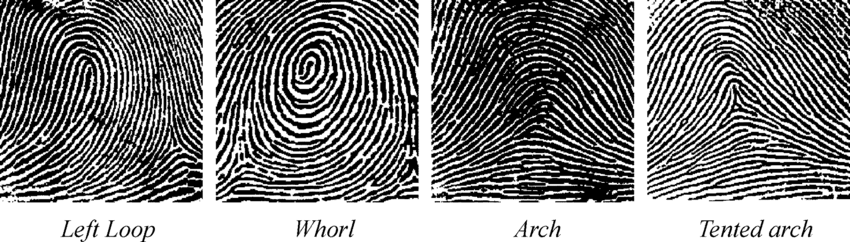
#> input picture 20-)Python ile Görüntü İşleme- Eşik Ayarlama Thresholding (Adaptive Thresholding)/image 4.png, 850 x 242 px
$ python '23-)Adaptive thresholding.py'
#> lines starting #> are read from the running program, lines starting #| are printed output that depends on the picture; after the words box and inside, x2 and y2 are one past the last pixel; in counts of white or black regions, pixels touching at a corner belong together
import cv2

picture=cv2.imread("image 4.png",0)
#> picture is the input picture: shape (242, 850); min 0, max 255, mean 130.7


#simple threshold
ret,thresh1=cv2.threshold(picture,160,255,cv2.THRESH_BINARY)
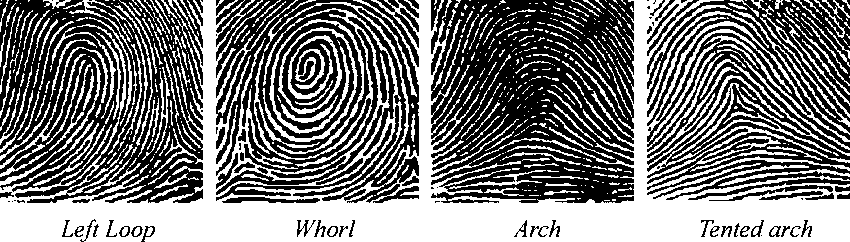
#> thresh1: shape (242, 850); 46.9% white; 523 white regions (319 under 20 px), largest, box (x1, y1, x2, y2) and area: (0, 0, 850, 242) 70229, (262, 27, 358, 142) 1932, (269, 19, 364, 154) 1460

#adaptive thresholding
thresh2=cv2.adaptiveThreshold(picture,255,cv2.ADAPTIVE_THRESH_MEAN_C,cv2.THRESH_BINARY,11,2)
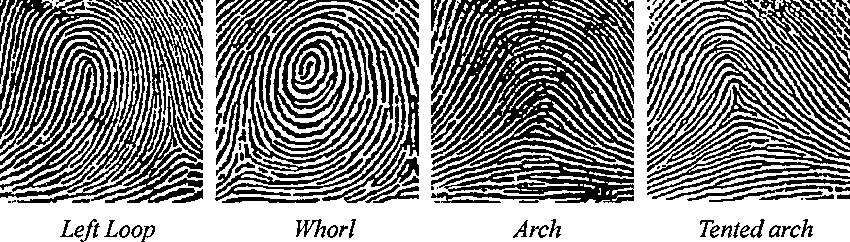
#> thresh2: shape (242, 850); 54.1% white; 135 black regions (28 under 20 px), largest, box (x1, y1, x2, y2) and area: (0, 0, 203, 203) 19480, (431, 0, 634, 177) 19434, (216, 0, 419, 203) 13260
#adaptive thresholding tüm resme aynı anda etki etmekten ziyade bizim belirlediğimiz alana o alandaki yoğunluğa göre
#etki uygular 1. değişkende kaynağı 2. değişkende maks değeri 3. değişkende adaptive thresholding çeşidini
#4. değişkende thresholding yöntemini 5. ve 6. değişkende ise meaning yönteminde kullandığımız yöntemi kullandığımız
#için kaça kaçlık alanların yoğunluğunu alacağımızı belirliyoruz

thresh3=cv2.adaptiveThreshold(picture,255,cv2.ADAPTIVE_THRESH_GAUSSIAN_C,cv2.THRESH_BINARY,11,2)
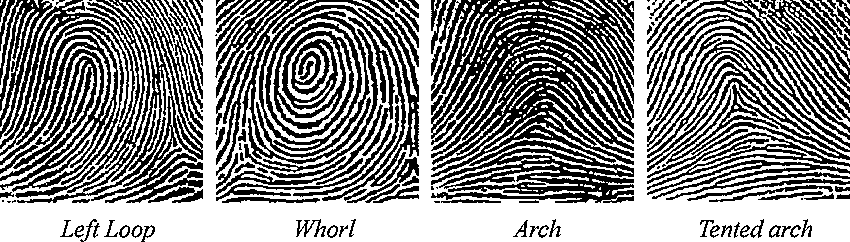
#> thresh3: shape (242, 850); 53.9% white; 151 black regions (31 under 20 px), largest, box (x1, y1, x2, y2) and area: (431, 0, 634, 177) 19552, (0, 0, 203, 203) 16463, (216, 0, 419, 201) 12845
#burda ise yoğunluğu mean yöntemi ile değil de gauss yöntemiyle aldık değişkenlerin işlevleri aynı


cv2.imshow("original picture ",picture)
cv2.imshow("simple threshold ",thresh1)
cv2.imshow("adaptive thresholding mean",thresh2)
cv2.imshow("adaptive threholding gaussian",thresh3)


cv2.waitKey(0)
cv2.destroyAllWindows()

$ run again, with 20-)Python ile Görüntü İşleme- Eşik Ayarlama Thresholding (Adaptive Thresholding)/image 1.jpg saved as 20-)Python ile Görüntü İşleme- Eşik Ayarlama Thresholding (Adaptive Thresholding)/image 4.png
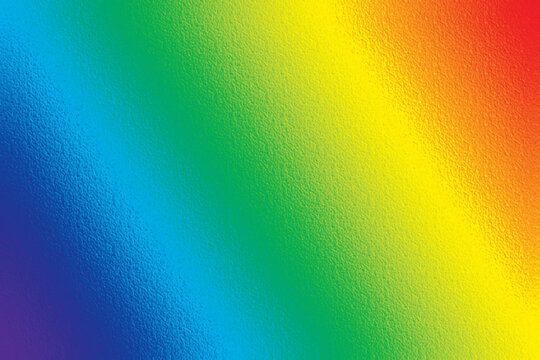
#> input picture 20-)Python ile Görüntü İşleme- Eşik Ayarlama Thresholding (Adaptive Thresholding)/image 1.jpg, 540 x 360 px
#> `ret,thresh1=cv2.threshold(picture,160,255,cv2.THRESH_BINARY)`:
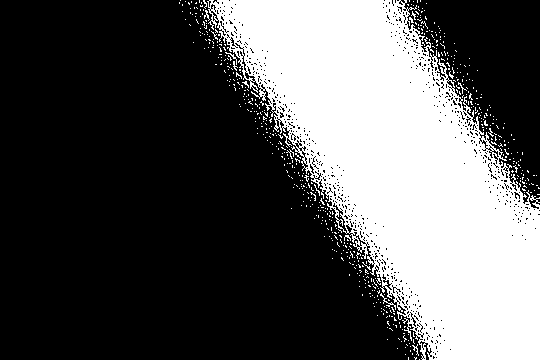
#> thresh1: shape (360, 540); 33.4% white; 586 white regions (578 under 20 px), largest, box (x1, y1, x2, y2) and area: (207, 0, 540, 360) 63077, (380, 293, 396, 310) 44, (225, 52, 237, 65) 27
#> thresh2: shape (360, 540); 67.3% white; black in thin lines or dots
#> `thresh3=cv2.adaptiveThreshold(picture,255,cv2.ADAPTIVE_THRESH_GAUSSIAN..`:
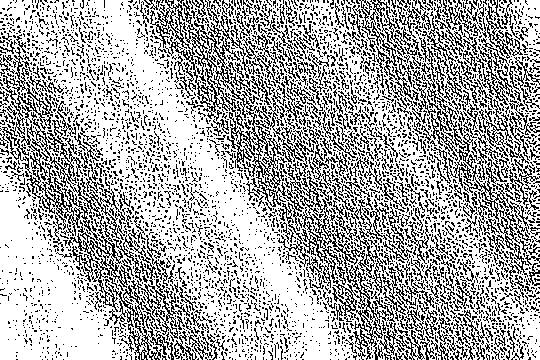
#> thresh3: shape (360, 540); 68.2% white; black in thin lines or dots

$ run again, with 20-)Python ile Görüntü İşleme- Eşik Ayarlama Thresholding (Adaptive Thresholding)/image 2.jpg saved as 20-)Python ile Görüntü İşleme- Eşik Ayarlama Thresholding (Adaptive Thresholding)/image 4.png
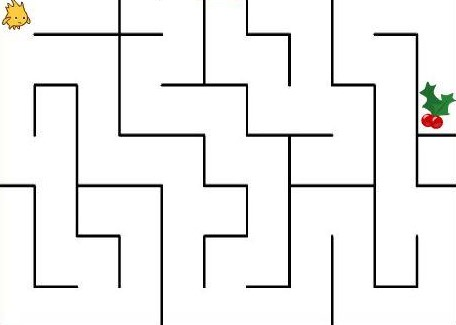
#> input picture 20-)Python ile Görüntü İşleme- Eşik Ayarlama Thresholding (Adaptive Thresholding)/image 2.jpg, 456 x 325 px
#> `ret,thresh1=cv2.threshold(picture,160,255,cv2.THRESH_BINARY)`:
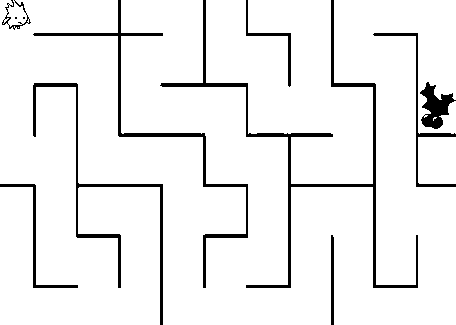
#> thresh1: shape (325, 456); 93.7% white; 11 black regions (2 under 20 px), largest, box (x1, y1, x2, y2) and area: (160, 0, 418, 288) 3104, (33, 0, 248, 288) 1821, (33, 83, 163, 325) 1619
#> thresh2: shape (325, 456); 92.8% white; 196 black regions (184 under 20 px), largest, box (x1, y1, x2, y2) and area: (160, 0, 419, 288) 3211, (33, 83, 163, 325) 1865, (31, 0, 248, 288) 1838
#> `thresh3=cv2.adaptiveThreshold(picture,255,cv2.ADAPTIVE_THRESH_GAUSSIAN..`:
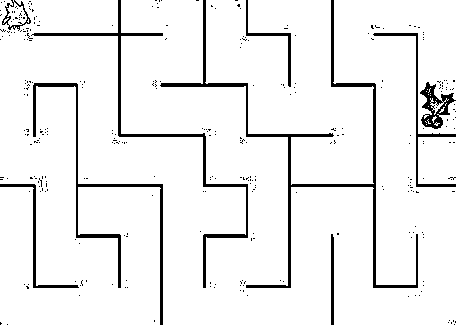
#> thresh3: shape (325, 456); 93.5% white; 318 black regions (309 under 20 px), largest, box (x1, y1, x2, y2) and area: (160, 0, 418, 288) 3023, (31, 0, 248, 288) 1743, (33, 83, 163, 325) 1613
